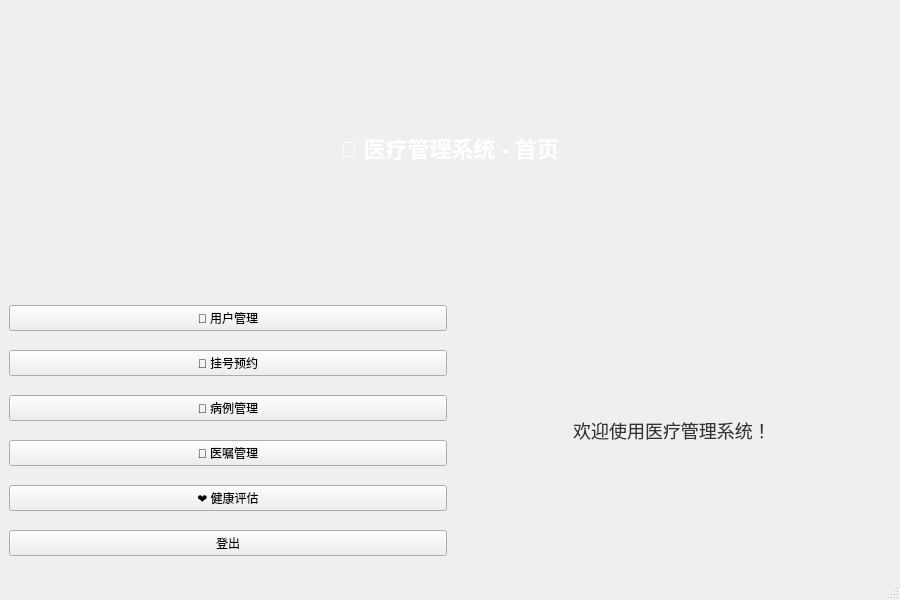
<?xml version="1.0" encoding="UTF-8"?>
<ui version="4.0">
 <class>HomePage</class>
 <widget class="QMainWindow" name="HomePage">
  <property name="geometry">
   <rect>
    <x>0</x>
    <y>0</y>
    <width>900</width>
    <height>600</height>
   </rect>
  </property>
  <property name="windowTitle">
   <string>Home Page</string>
  </property>
  <widget class="QWidget" name="centralwidget">
   <layout class="QVBoxLayout" name="verticalLayout_main">
    <item>
     <widget class="QLabel" name="labelHeader">
      <property name="styleSheet">
       <string notr="true">
        font-size: 22px;
        font-weight: bold;
        color: white;
        background-color: qlineargradient(x1:0,y1:0,x2:1,y2:0,
                                          stop:0 #2193b0, stop:1 #6dd5ed);
        padding: 15px;
        border-radius: 8px;
       </string>
      </property>
      <property name="text">
       <string>🏥 医疗管理系统 - 首页</string>
      </property>
      <property name="alignment">
       <set>Qt::AlignmentFlag::AlignCenter</set>
      </property>
     </widget>
    </item>
    <item>
     <layout class="QHBoxLayout" name="horizontalLayout_content">
      <item>
       <layout class="QVBoxLayout" name="verticalLayout_nav">
        <item>
         <widget class="QPushButton" name="btnUser">
          <property name="text">
           <string>👤 用户管理</string>
          </property>
         </widget>
        </item>
        <item>
         <widget class="QPushButton" name="btnAppointment">
          <property name="text">
           <string>📅 挂号预约</string>
          </property>
         </widget>
        </item>
        <item>
         <widget class="QPushButton" name="btnCases">
          <property name="text">
           <string>📄 病例管理</string>
          </property>
         </widget>
        </item>
        <item>
         <widget class="QPushButton" name="btnOrders">
          <property name="text">
           <string>💊 医嘱管理</string>
          </property>
         </widget>
        </item>
        <item>
         <widget class="QPushButton" name="btnHealth">
          <property name="text">
           <string>❤️ 健康评估</string>
          </property>
         </widget>
        </item>
        <item>
         <widget class="QPushButton" name="btnLogout">
          <property name="text">
           <string>登出</string>
          </property>
         </widget>
        </item>
       </layout>
      </item>
      <item>
       <widget class="QLabel" name="labelWelcome">
        <property name="styleSheet">
         <string notr="true">
          font-size: 18px;
          color: #333;
          padding: 30px;
         </string>
        </property>
        <property name="text">
         <string>欢迎使用医疗管理系统！</string>
        </property>
        <property name="alignment">
         <set>Qt::AlignmentFlag::AlignCenter</set>
        </property>
       </widget>
      </item>
     </layout>
    </item>
   </layout>
  </widget>
  <widget class="QMenuBar" name="menubar">
   <property name="geometry">
    <rect>
     <x>0</x>
     <y>0</y>
     <width>900</width>
     <height>24</height>
    </rect>
   </property>
  </widget>
  <widget class="QStatusBar" name="statusbar"/>
 </widget>
 <resources/>
 <connections/>
</ui>
